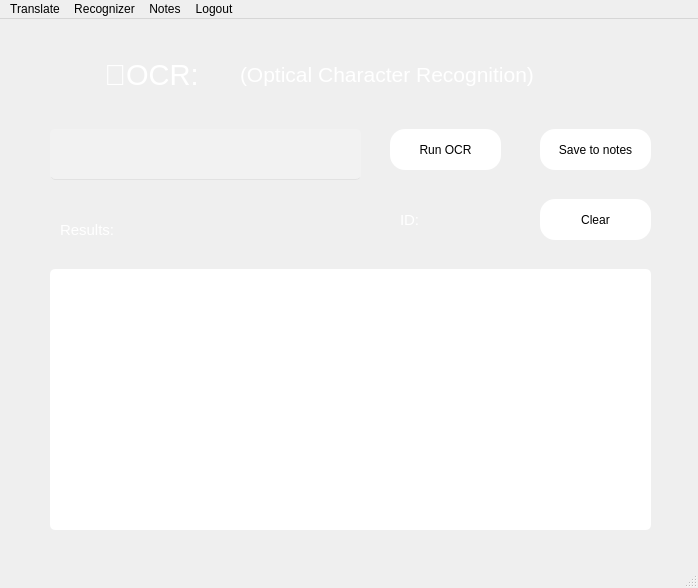
<?xml version="1.0" encoding="UTF-8"?>
<ui version="4.0">
 <class>MainWindow</class>
 <widget class="QMainWindow" name="MainWindow">
  <property name="geometry">
   <rect>
    <x>0</x>
    <y>0</y>
    <width>698</width>
    <height>588</height>
   </rect>
  </property>
  <property name="windowTitle">
   <string>Group 7 Final Year Project</string>
  </property>
  <property name="styleSheet">
   <string notr="true">QMainWindow {
    
	background-image: url(:/ocr/background.jpg);
}
QComboBox{
background-color:white;
border: none;
border-radius: 4px;
}
QRadioButton
{color:white;
}
QLabel
{color:white;
background:transparent;
}

QPushButton
{background:white;
color:black;
border-radius:15px;
}
QPushButton:hover
{color:#333;
border-radius:15px;
background:#49ebff;
}
QTextEdit
{background:rgb(255, 255, 255);
border-radius:5px;
}
QLineEdit
{background:rgba(255, 255, 255, 50);
border-radius:5px;
border:none;
color: white;
border-bottom:1px solid #e2e2e2;
}
QGroupBox
{color:white;
}
#btnClear:hover
{background:rgb(255, 155, 121);
}
#btnSave:hover
{background:rgb(107, 255, 169);
}
#txtId
{background:transparent;
border: none;
}</string>
  </property>
  <widget class="QWidget" name="centralwidget">
   <widget class="QPushButton" name="btnSubmit">
    <property name="geometry">
     <rect>
      <x>390</x>
      <y>110</y>
      <width>111</width>
      <height>41</height>
     </rect>
    </property>
    <property name="font">
     <font>
      <pointsize>9</pointsize>
     </font>
    </property>
    <property name="text">
     <string>Run OCR</string>
    </property>
   </widget>
   <widget class="QPushButton" name="btnSave">
    <property name="geometry">
     <rect>
      <x>540</x>
      <y>110</y>
      <width>111</width>
      <height>41</height>
     </rect>
    </property>
    <property name="font">
     <font>
      <pointsize>9</pointsize>
     </font>
    </property>
    <property name="text">
     <string>Save to notes</string>
    </property>
   </widget>
   <widget class="QPushButton" name="btnClear">
    <property name="geometry">
     <rect>
      <x>540</x>
      <y>180</y>
      <width>111</width>
      <height>41</height>
     </rect>
    </property>
    <property name="font">
     <font>
      <pointsize>9</pointsize>
     </font>
    </property>
    <property name="text">
     <string>Clear</string>
    </property>
   </widget>
   <widget class="QLineEdit" name="txtPath">
    <property name="geometry">
     <rect>
      <x>50</x>
      <y>110</y>
      <width>311</width>
      <height>51</height>
     </rect>
    </property>
    <property name="font">
     <font>
      <pointsize>9</pointsize>
     </font>
    </property>
   </widget>
   <widget class="QTextEdit" name="txtResults">
    <property name="geometry">
     <rect>
      <x>50</x>
      <y>250</y>
      <width>601</width>
      <height>261</height>
     </rect>
    </property>
    <property name="font">
     <font>
      <pointsize>12</pointsize>
     </font>
    </property>
    <property name="readOnly">
     <bool>true</bool>
    </property>
   </widget>
   <widget class="QLabel" name="label">
    <property name="geometry">
     <rect>
      <x>400</x>
      <y>180</y>
      <width>31</width>
      <height>41</height>
     </rect>
    </property>
    <property name="font">
     <font>
      <pointsize>11</pointsize>
     </font>
    </property>
    <property name="text">
     <string>ID:</string>
    </property>
   </widget>
   <widget class="QLineEdit" name="txtId">
    <property name="geometry">
     <rect>
      <x>440</x>
      <y>180</y>
      <width>41</width>
      <height>41</height>
     </rect>
    </property>
    <property name="font">
     <font>
      <pointsize>10</pointsize>
     </font>
    </property>
    <property name="layoutDirection">
     <enum>Qt::LeftToRight</enum>
    </property>
    <property name="text">
     <string/>
    </property>
    <property name="alignment">
     <set>Qt::AlignRight|Qt::AlignTrailing|Qt::AlignVCenter</set>
    </property>
    <property name="readOnly">
     <bool>true</bool>
    </property>
   </widget>
   <widget class="QLabel" name="label_2">
    <property name="geometry">
     <rect>
      <x>60</x>
      <y>190</y>
      <width>71</width>
      <height>41</height>
     </rect>
    </property>
    <property name="font">
     <font>
      <pointsize>11</pointsize>
     </font>
    </property>
    <property name="text">
     <string>Results:</string>
    </property>
   </widget>
   <widget class="QLabel" name="label_3">
    <property name="geometry">
     <rect>
      <x>70</x>
      <y>10</y>
      <width>171</width>
      <height>91</height>
     </rect>
    </property>
    <property name="font">
     <font>
      <pointsize>22</pointsize>
     </font>
    </property>
    <property name="text">
     <string>📄OCR: </string>
    </property>
    <property name="alignment">
     <set>Qt::AlignCenter</set>
    </property>
   </widget>
   <widget class="QLabel" name="label_4">
    <property name="geometry">
     <rect>
      <x>240</x>
      <y>40</y>
      <width>411</width>
      <height>31</height>
     </rect>
    </property>
    <property name="font">
     <font>
      <pointsize>16</pointsize>
     </font>
    </property>
    <property name="text">
     <string>(Optical Character Recognition)</string>
    </property>
   </widget>
  </widget>
  <widget class="QMenuBar" name="menubar">
   <property name="geometry">
    <rect>
     <x>0</x>
     <y>0</y>
     <width>698</width>
     <height>26</height>
    </rect>
   </property>
   <widget class="QMenu" name="menuTranslate">
    <property name="title">
     <string>Translate</string>
    </property>
    <addaction name="actionTranslator"/>
   </widget>
   <widget class="QMenu" name="menuRecognizer">
    <property name="title">
     <string>Recognizer</string>
    </property>
    <addaction name="actionWord"/>
    <addaction name="actionDigit"/>
   </widget>
   <widget class="QMenu" name="menuUsers">
    <property name="title">
     <string>Notes</string>
    </property>
    <addaction name="actionNotes"/>
   </widget>
   <widget class="QMenu" name="menuLogout">
    <property name="title">
     <string>Logout</string>
    </property>
    <addaction name="actionLogout"/>
   </widget>
   <addaction name="menuTranslate"/>
   <addaction name="menuRecognizer"/>
   <addaction name="menuUsers"/>
   <addaction name="menuLogout"/>
  </widget>
  <widget class="QStatusBar" name="statusbar"/>
  <action name="actionTranslator">
   <property name="text">
    <string>Translator</string>
   </property>
  </action>
  <action name="actionWord">
   <property name="text">
    <string>Word</string>
   </property>
  </action>
  <action name="actionDigit">
   <property name="text">
    <string>Digit</string>
   </property>
  </action>
  <action name="actionUsers">
   <property name="text">
    <string>Users</string>
   </property>
  </action>
  <action name="actionLogs">
   <property name="text">
    <string>Logs</string>
   </property>
  </action>
  <action name="actionLogout">
   <property name="text">
    <string>Logout</string>
   </property>
  </action>
  <action name="actionNotes">
   <property name="text">
    <string>Notes</string>
   </property>
  </action>
 </widget>
 <resources>
  <include location="ocr.qrc"/>
 </resources>
 <connections/>
</ui>
